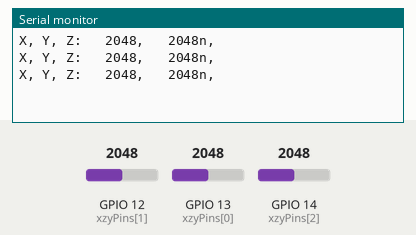
Simulated run of this sketch. Board: ESP32. Parts: the last lines printed to the serial monitor. Inputs (shaded band) come from the test bench; at power-on: GPIO 12 (xzyPins[1]) = 2048, GPIO 13 (xzyPins[0]) = 2048, GPIO 14 (xzyPins[2]) = 2048.

Above: at 1.3 s.
1.4 s: GPIO 12 (xzyPins[1]) set to 2866
At 1.9 s:
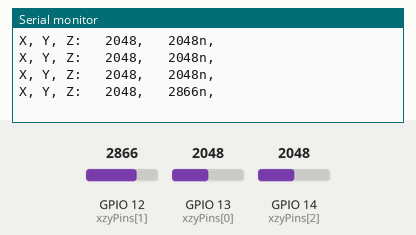
2.9 s: GPIO 13 (xzyPins[0]) set to 2866
At 3.4 s:
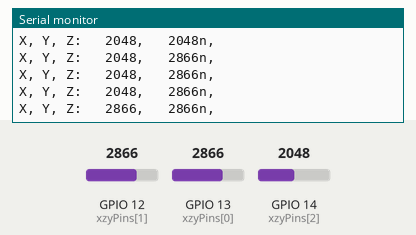
4.4 s: GPIO 12 (xzyPins[1]) set to 3603
At 4.9 s:
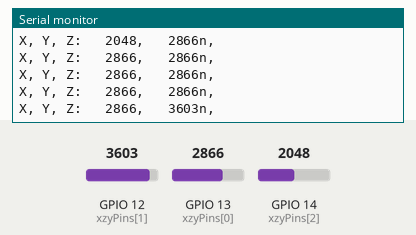
5.9 s: GPIO 13 (xzyPins[0]) set to 3603
At 6.4 s:
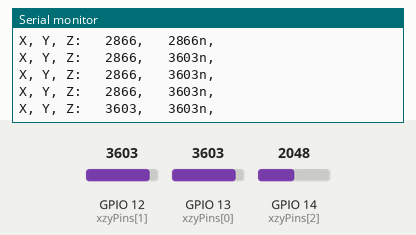
Timing chart, 0 to 8.4 s (numbered marks = the images above; inputs shaded):
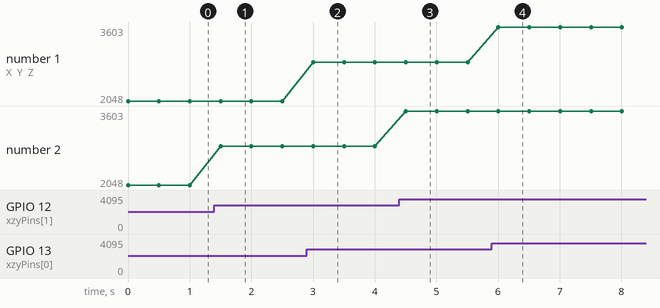

The sketch:

joystick.ino
```cpp
int xzyPins[] = {13,12,14};

void setup() {
  Serial.begin(115200);
  pinMode(xzyPins[2], INPUT_PULLUP);
}

void loop() {
  int xVal= analogRead(xzyPins[0]);
  int yVal= analogRead(xzyPins[1]);
  int zVal= analogRead(xzyPins[2]);
  Serial.printf("X, Y, Z: \t%d, \t%dn, \n", xVal, yVal, zVal);
  Serial.println("\n");
  delay(500);
}
```

Measured:
- after the input at 1.4 s, the serial monitor: prints a new line after 0.10 s (image 1)
- after the input at 2.9 s, the serial monitor: prints a new line after 0.10 s (image 2)
- after the input at 4.4 s, the serial monitor: prints a new line after 0.11 s (image 3)
- after the input at 5.9 s, the serial monitor: prints a new line after 0.11 s (image 4)
- plotted number 2: 2048 → 2866 after the input at 1.4 s, 2866 → 3603 after the input at 4.4 s
